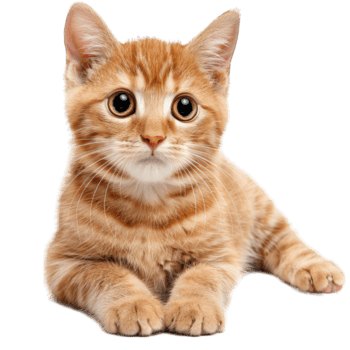
#> input picture figures/sources/cat_source.png, 350 x 350 px
$ python pifs_couleur.py
#> lines starting #> are read from the running program, lines starting #| are printed output that depends on the picture
### code/ch6_collage_compression/capybara_binaire.py
"""Illustration du partitionnement PIFS binaire sur un capybara 32x32 (chapitre 6).

Cas binaire géométrique du mémoire : l'image est partitionnée en cibles 4x4 et
sources 8x8. Chaque source est réduite à 4x4 (moyenne 2x2 puis binarisation) et
orientée par une isométrie de D4 pour approcher la cible. Aucun ajustement
photométrique (s, o) ici : la mise en correspondance est purement géométrique
(distance de type Hausdorff), conformément au mémoire.

Ce module expose aussi ``create_capybara_pixel_art`` (RGB) et
``create_capybara_bw_pixel_art`` (binaire), réutilisés par ``pifs_couleur.py``.

Sortie : figures/ch6_collage_compression/pifs_blocks_demo_capybara.png

Usage :
    python capybara_binaire.py
"""

import sys
import time
from pathlib import Path

import matplotlib

matplotlib.use("Agg")
import matplotlib.pyplot as plt
import matplotlib.patches as patches
import numpy as np

sys.path.insert(0, str(Path(__file__).resolve().parents[1]))
from figmeta import timed_savefig

DEFAULT_OUTPUT = (
    Path(__file__).resolve().parents[2]
    / "figures"
    / "ch6_collage_compression"
    / "pifs_blocks_demo_capybara.png"
)

# Palette indexée du pixel art (0=ciel, 1=herbe, 2=contour, 3/4=orange, 5=tache, 6=oeil).
PALETTE_RGB = {
    0: [30, 167, 242], 1: [118, 190, 83], 2: [0, 0, 0], 3: [255, 147, 0],
    4: [243, 120, 39], 5: [255, 99, 56], 6: [0, 0, 0],
}
PALETTE_BW = {0: 255, 1: 255, 2: 0, 3: 0, 4: 0, 5: 0, 6: 0}


def _build_capybara_grid():
    grid = np.zeros((32, 32), dtype=int)
    grid[0:24, :] = 0
    grid[24:32, :] = 1
    grid[5, 8:10] = 2; grid[5, 12:14] = 2
    grid[6, 8] = 2; grid[6, 9] = 3; grid[6, 10] = 2; grid[6, 12] = 2; grid[6, 13] = 3; grid[6, 14] = 2; grid[6, 15:26] = 2
    grid[7, 7] = 2; grid[7, 8:10] = 3; grid[7, 10] = 2; grid[7, 11] = 3; grid[7, 12] = 2; grid[7, 13:26] = 3; grid[7, 26] = 2
    grid[8, 7] = 2; grid[8, 8:12] = 3; grid[8, 12] = 2; grid[8, 13:26] = 3; grid[8, 26] = 2
    grid[9, 6] = 2; grid[9, 7:14] = 3; grid[9, 14:18] = 6; grid[9, 18:23] = 3; grid[9, 23:26] = 4; grid[9, 26] = 2
    grid[10, 6] = 2; grid[10, 7:13] = 3; grid[10, 13] = 2; grid[10, 14:18] = 6; grid[10, 18:22] = 3; grid[10, 22:26] = 4; grid[10, 26] = 2
    grid[11, 5] = 2; grid[11, 6:21] = 3; grid[11, 21:26] = 4; grid[11, 26] = 2
    grid[12, 4] = 2; grid[12, 5:21] = 3; grid[12, 21:26] = 4; grid[12, 26] = 2
    grid[13, 4] = 2; grid[13, 5:25] = 3; grid[13, 25:27] = 2
    grid[14, 3] = 2; grid[14, 4:25] = 3; grid[14, 25:27] = 2
    grid[15, 3] = 2; grid[15, 4:6] = 3; grid[15, 6:8] = 5; grid[15, 8:24] = 3; grid[15, 24:26] = 2
    grid[16, 2] = 2; grid[16, 3:6] = 3; grid[16, 6:8] = 5; grid[16, 8:20] = 3; grid[16, 20:25] = 2
    grid[17, 2] = 2; grid[17, 3:19] = 3; grid[17, 19] = 2
    grid[18, 2] = 2; grid[18, 3:19] = 3; grid[18, 19] = 2
    grid[19, 2] = 2; grid[19, 3:19] = 3; grid[19, 19] = 2
    grid[20, 2] = 2; grid[20, 3:18] = 3; grid[20, 18] = 2
    grid[21, 2] = 2; grid[21, 3:18] = 3; grid[21, 18] = 2
    grid[22, 2] = 2; grid[22, 3:18] = 3; grid[22, 18] = 2
    grid[23, 2] = 2; grid[23, 3:5] = 3; grid[23, 5] = 2; grid[23, 6:14] = 3; grid[23, 14] = 2; grid[23, 15:17] = 3; grid[23, 17] = 2
    grid[24, 2] = 2; grid[24, 3:5] = 3; grid[24, 5] = 2; grid[24, 14] = 2; grid[24, 15:17] = 3; grid[24, 17] = 2
    grid[25, 2:6] = 2; grid[25, 14:18] = 2
    return grid


def create_capybara_pixel_art():
    grid = _build_capybara_grid()
    rgb = np.zeros((32, 32, 3), dtype=np.uint8)
    for k, color in PALETTE_RGB.items():
        rgb[grid == k] = color
    return rgb


# [17 lines left out: functions create_capybara_bw_pixel_art, reduce_and_orient, not called in this run]


PAIRS = [
    {"name": "1", "color": "#e67e22", "tgt_rect": (8, 4), "tgt_slice": (slice(4, 8), slice(8, 12)),
     "src_rect": (0, 8), "src_slice": (slice(8, 16), slice(0, 8)), "isometry": 3,
     "isometry_name": r"$w_1$ ($\mathrm{rot}\ 270^\circ$)", "y_pos": 0.55},
    {"name": "2", "color": "#2ecc71", "tgt_rect": (16, 12), "tgt_slice": (slice(12, 16), slice(16, 20)),
     "src_rect": (8, 8), "src_slice": (slice(8, 16), slice(8, 16)), "isometry": 0,
     "isometry_name": "$w_2$ (identité)", "y_pos": 0.10},
]


# [86 lines left out: functions _highlight_blocks, _add_pixel_axes, _draw_transformations_panel, make_figure, not called in this run]


def main():
    make_figure()


# [2 lines that do not run on import are left out]

### figmeta.py
"""Utilitaire commun : sauvegarde de figures avec métadonnées de génération.

Inscrit dans chaque PNG le temps de génération de la figure ainsi que des champs
descriptifs, via les chunks tEXt PNG (lisibles avec ``PIL.Image.open(p).text`` ou
``exiftool``). Clés écrites :

    Software        : "Memoire IFS"
    Generated       : date ISO 8601 (heure locale)
    Generation-Time : "<secondes> s" (temps écoulé depuis ``started_at``)

Exemple :
    import time
    from figmeta import timed_savefig
    t0 = time.perf_counter()
    fig, ax = plt.subplots()
    ...
    timed_savefig(fig, chemin, t0, dpi=200, bbox_inches="tight")
"""

import time
from datetime import datetime

SOFTWARE = "Memoire IFS"


def generation_metadata(started_at, extra=None):
    """Construit le dict de métadonnées PNG pour une figure démarrée à ``started_at``.

    ``started_at`` est une valeur ``time.perf_counter()`` prise au début de la
    construction de la figure.
    """
    metadata = {
        "Software": SOFTWARE,
        "Generated": datetime.now().isoformat(timespec="seconds"),
        "Generation-Time": f"{time.perf_counter() - started_at:.3f} s",
    }
    if extra:
        metadata.update(extra)
    return metadata


# [11 lines left out: function pnginfo, not called in this run]


def timed_savefig(target, path, started_at, *, extra=None, **savefig_kwargs):
    """Sauvegarde ``target`` (Figure ou module pyplot) dans ``path`` avec métadonnées.

    Renvoie le temps de génération en secondes.
    """
    metadata = generation_metadata(started_at, extra=extra)
    user_meta = savefig_kwargs.pop("metadata", None)
    if user_meta:
        metadata.update(user_meta)
    target.savefig(path, metadata=metadata, **savefig_kwargs)
    return time.perf_counter() - started_at

### code/ch6_collage_compression/pifs_core.py
"""Cœur de la compression d'images par PIFS fractal (chapitre 6).

Implémente l'algorithme FICANRP (partitionnement adaptatif par quadtree), variante
de BFIC décrite dans le mémoire :

- Partition de l'image en blocs cibles (ranges), subdivision quadtree si l'erreur
  de collage dépasse un seuil.
- Pool de blocs domaines de taille 2B x 2B, sous-échantillonnés à B x B par moyenne
  2x2 (``downsample_half``), conformément à l'algorithme du mémoire.
- Pour chaque (range, domaine, isométrie de D4), ajustement photométrique s, o par
  moindres carrés (``fit_affine``), avec écrêtage |s| <= S_MAX < 1 garantissant la
  contractivité (lemme de contractivité de l'opérateur PIFS).
- Décodage : itération de l'opérateur de collage depuis une image grise/bruit
  jusqu'à l'attracteur (théorème de Banach).

Ce module est aussi importé par ``pifs_quadtree_demo.py``. Il fournit en plus une
CLI compress/decompress et des formats binaires .fif / .ezfif.

Usage :
    python pifs_core.py compress entree.png sortie.fif --error 50
    python pifs_core.py decompress sortie.fif sortie.png --iter 10
"""

import argparse
import json
import struct
import sys
import time
from collections import namedtuple
from pathlib import Path

import numpy as np
from PIL import Image

FractalCode = namedtuple("FractalCode", ["rx", "ry", "size", "dx", "dy", "s", "o", "sym"])

# Écrêtage de contraste strictement < 1 (contractivité de l'opérateur PIFS).
S_MAX = 0.999


# [36 lines left out: functions load_image_grayscale, downsample_half, not called in this run]


def get_symmetries_list(block):
    """Les 8 éléments du groupe diédral D4 appliqués au bloc."""
    return [
        block,
        np.rot90(block, 1),
        np.rot90(block, 2),
        np.rot90(block, 3),
        np.fliplr(block),
        np.flipud(block),
        block.T,
        np.flip(block.T),
    ]


def fit_affine(range_block, domain_block):
    """Ajuste s, o minimisant ||s*domain + o - range||^2 (moindres carrés)."""
    R = range_block.flatten()
    D = domain_block.flatten()
    n = R.size

    sum_R, sum_D = np.sum(R), np.sum(D)
    sum_RD, sum_DD = np.dot(R, D), np.dot(D, D)
    den = n * sum_DD - sum_D * sum_D

    if den == 0:
        s, o = 0.0, sum_R / n
    else:
        s = (n * sum_RD - sum_R * sum_D) / den
        o = (sum_R - s * sum_D) / n

    s = np.clip(s, -S_MAX, S_MAX)
    o = np.clip(o, -255.0, 510.0)
    mse = np.mean((R - (s * D + o)) ** 2)
    return s, o, mse


def _flat_code(rx, ry, size, mean_value):
    return {"rx": rx, "ry": ry, "size": size, "dx": 0, "dy": 0, "s": 0.0, "o": float(mean_value), "sym": 0}


# [152 lines left out: functions _best_match, compress_image, decompress_image, save_ezfif, load_ezfif, save_fif and 1 more, not called in this run]


class NumpyEncoder(json.JSONEncoder):
    # [55 lines left out: functions default, _parse_args, main, not called in this run]


# [2 lines that do not run on import are left out]

### code/ch6_collage_compression/pifs_couleur.py
"""Compression PIFS d'images en couleurs, canal par canal (chapitre 6).

Une image RGB est traitée comme trois images en niveaux de gris indépendantes
(I_R, I_G, I_B). Chaque canal est compressé puis décompressé par le même PIFS
quadtree que le cas gris (partition adaptative, domaines 2B->B par moyenne 2x2,
isométries D4, ajustement s, o par moindres carrés avec |s| <= S_MAX < 1), puis les
trois canaux reconstruits sont recombinés. Décodage itéré depuis un bruit.

Sorties : figures/ch6_collage_compression/color_channels_demo_{capybara,cat,fern}.png

Usage :
    python pifs_couleur.py
"""

import os
import sys
import time
from pathlib import Path

import matplotlib

matplotlib.use("Agg")
import matplotlib.pyplot as plt
import numpy as np
from PIL import Image

sys.path.insert(0, str(Path(__file__).parent))
sys.path.insert(0, str(Path(__file__).resolve().parents[1]))
from figmeta import timed_savefig
from capybara_binaire import create_capybara_pixel_art
from pifs_core import S_MAX, fit_affine, get_symmetries_list


def _best_match(r_block, domain_img, r_size, step):
    d_h, d_w = domain_img.shape
    best_error, best = float("inf"), (0, 0, 0)
    for dy in range(0, d_h - r_size + 1, step):
        for dx in range(0, d_w - r_size + 1, step):
            d_block = domain_img[dy:dy + r_size, dx:dx + r_size]
            for sym_idx, transformed_d in enumerate(get_symmetries_list(d_block)):
                _, _, error = fit_affine(r_block, transformed_d)
                if error < best_error:
                    best_error, best = error, (dx, dy, sym_idx)
    return best, best_error


def compress_channel(channel, min_size, max_size, error_threshold, step_factor):
#> called with min_size = 2, max_size = 8, error_threshold = 30, step_factor = 2
    h, w = channel.shape
    domain_img = channel.reshape(h // 2, 2, w // 2, 2).mean(axis=(1, 3))

    queue = [
        (x, y, max_size)
        for y in range(0, h, max_size)
        for x in range(0, w, max_size)
        if y + max_size <= h and x + max_size <= w
    ]
    codes = []

    while queue:
        rx, ry, r_size = queue.pop(0)
        r_block = channel[ry:ry + r_size, rx:rx + r_size]

        if np.max(r_block) - np.min(r_block) < 0.1 or r_size == min_size:
            codes.append({"rx": rx, "ry": ry, "size": r_size, "dx": 0, "dy": 0, "sym": 0,
                          "s": 0.0, "o": float(np.mean(r_block))})
            continue

        step = max(1, int(r_size * step_factor))
        (best_dx, best_dy, best_sym), best_error = _best_match(r_block, domain_img, r_size, step)

        if best_error > error_threshold and r_size > min_size:
            half = r_size // 2
            queue += [(rx, ry, half), (rx + half, ry, half), (rx, ry + half, half), (rx + half, ry + half, half)]
            continue

        d_block = get_symmetries_list(domain_img[best_dy:best_dy + r_size, best_dx:best_dx + r_size])[best_sym]
        s, o, _ = fit_affine(r_block, d_block)
        codes.append({"rx": rx, "ry": ry, "size": r_size, "dx": best_dx, "dy": best_dy,
                      "sym": best_sym, "s": s, "o": o})
    return codes


def decompress_channel(codes, shape, iterations=16, seed=42):
#> called with shape = (32, 32), iterations = 16, seed = 42
    h, w = shape
    np.random.seed(seed)
    current_img = np.random.uniform(0, 255, (h, w)).astype(np.float32)

    for _ in range(iterations):
        next_img = np.zeros_like(current_img)
        domain_img = current_img.reshape(h // 2, 2, w // 2, 2).mean(axis=(1, 3))
        for c in codes:
            size = c["size"]
            d_block = get_symmetries_list(domain_img[c["dy"]:c["dy"] + size, c["dx"]:c["dx"] + size])[c["sym"]]
            next_img[c["ry"]:c["ry"] + size, c["rx"]:c["rx"] + size] = c["s"] * d_block + c["o"]
        current_img = np.clip(next_img, 0, 255)
    return current_img.astype(np.uint8)


def compress_decompress_channel(channel_img, min_size=2, max_size=32, error_threshold=30.0,
                                step_factor=1.0, iterations=16):
    channel = channel_img.astype(np.float32)
    codes = compress_channel(channel, min_size, max_size, error_threshold, step_factor)
    return decompress_channel(codes, channel.shape, iterations=iterations)


def compress_decompress_rgb(rgb, **qt_args):
    channels = [compress_decompress_channel(rgb[:, :, c].astype(np.float32), **qt_args) for c in range(3)]
    return np.stack(channels, axis=2)


def generate_color_channels_figure(orig_rgb, recon_rgb, output_path, title_prefix):
#> called with title_prefix = 'Capybara (32x32, Quadtree 2-8)'
    t0 = time.perf_counter()
    decomp_r, decomp_g, decomp_b = recon_rgb[:, :, 0], recon_rgb[:, :, 1], recon_rgb[:, :, 2]
    h, w, _ = orig_rgb.shape

    def channel_view(channel, axis_index):
        vis = np.zeros((h, w, 3), dtype=np.uint8)
        vis[:, :, axis_index] = channel
        return vis

    fig, axes = plt.subplots(1, 5, figsize=(18, 4), dpi=300)
    panels = [
        (orig_rgb, "1. Originale Couleur", "#2c3e50"),
        (channel_view(decomp_r, 0), "2. Canal Rouge (R)", "#e74c3c"),
        (channel_view(decomp_g, 1), "3. Canal Vert (G)", "#2ecc71"),
        (channel_view(decomp_b, 2), "4. Canal Bleu (B)", "#3498db"),
        (recon_rgb, "5. Image Compilée (R+G+B)", "#8e44ad"),
    ]
    for ax, (img, title, color) in zip(axes, panels):
        ax.imshow(img)
        ax.set_title(title, fontsize=10, fontweight="bold", color=color)
        ax.axis("off")

    plt.suptitle(f"Compression Couleur Canal par Canal (Quadtree) : {title_prefix}",
                 fontsize=13, fontweight="bold", y=0.98, color="#2c3e50")
    plt.tight_layout()
    output_path.parent.mkdir(parents=True, exist_ok=True)
    timed_savefig(plt, output_path, t0, bbox_inches="tight", pad_inches=0.1)
#> in timed_savefig, `target.savefig(path, metadata=metadata, **savefig_kwargs)`:
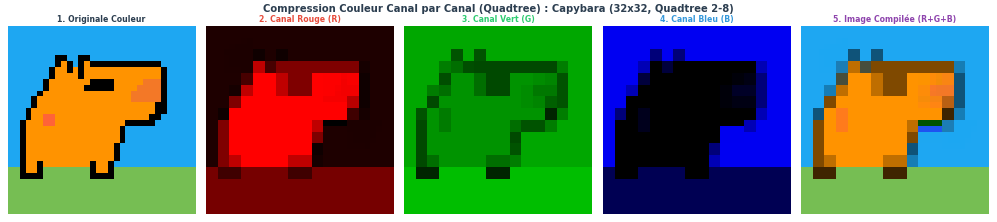
#> figure drawn by matplotlib, 5 panels
    plt.close()


def _load_rgb_resized(path, size=(128, 128)):
#> called with size = (128, 128)
    img = Image.open(path).convert("RGB").resize(size, Image.Resampling.LANCZOS)
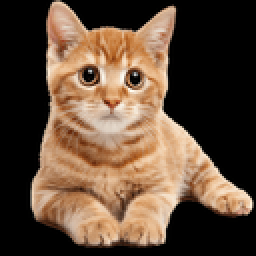
#> img: PIL image 128x128 RGB (shown 2 times larger); mean R, G, B 96.1, 74.6, 57
    return np.array(img)


def _report(name, orig, recon):
    diff = orig.astype(np.float32) - recon.astype(np.float32)
    print(f"{name}, RMSE: {np.sqrt(np.mean(diff ** 2)):.2f}, MaxErr: {np.max(np.abs(diff)):.2f}")


def main():
    figures_dir = Path(__file__).resolve().parents[2] / "figures" / "ch6_collage_compression"
    ch5_dir = Path(__file__).resolve().parents[2] / "figures" / "ch5_transformations"
    sources_dir = Path(__file__).resolve().parents[2] / "figures" / "sources"
    figures_dir.mkdir(parents=True, exist_ok=True)

    print("Processing Capybara...")
    capy_orig = create_capybara_pixel_art()
    capy_recon = compress_decompress_rgb(
        capy_orig, min_size=2, max_size=8, error_threshold=30.0, step_factor=2.0, iterations=16
    )
    generate_color_channels_figure(
        capy_orig, capy_recon, figures_dir / "color_channels_demo_capybara.png", "Capybara (32x32, Quadtree 2-8)"
    )
    _report("Capybara", capy_orig, capy_recon)

    natural = [
        ("Chat", sources_dir / "cat_source.png", figures_dir / "color_channels_demo_cat.png", "Chat (Quadtree 2-32)"),
        ("Fougère", ch5_dir / "test_fern_colored.png", figures_dir / "color_channels_demo_fern.png", "Fougère (Quadtree 2-32)"),
    ]
    qt_args = dict(min_size=2, max_size=32, error_threshold=50.0, step_factor=2.0, iterations=16)
    for name, src, out, title in natural:
        if not os.path.exists(src):
            continue
        print(f"Processing {name}...")
        orig = _load_rgb_resized(src)
        recon = compress_decompress_rgb(orig, **qt_args)
        generate_color_channels_figure(orig, recon, out, title)
        _report(name, orig, recon)


if __name__ == "__main__":
#> (the run stopped early here; a loop or call above may not have finished)
